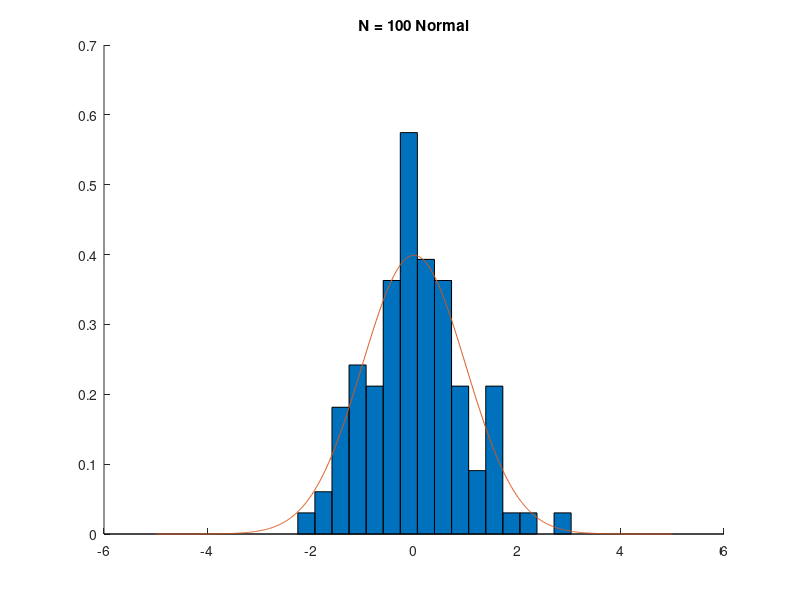
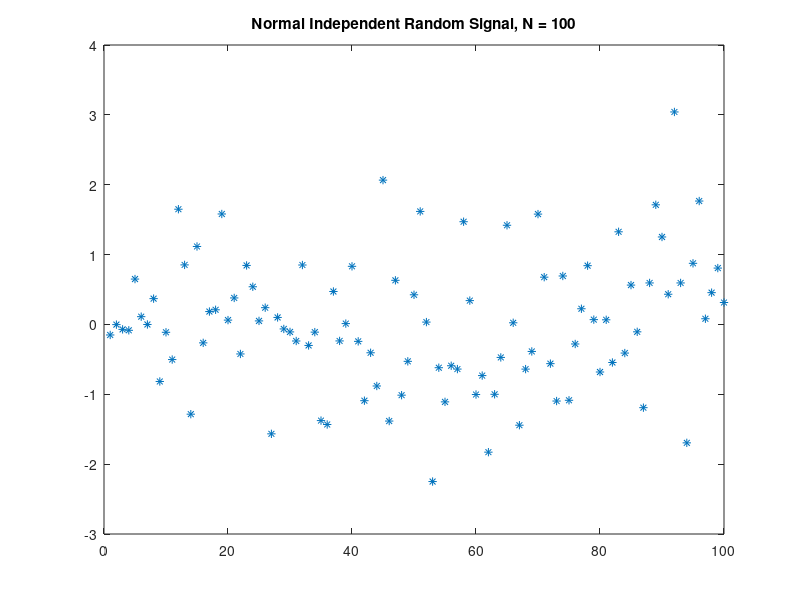
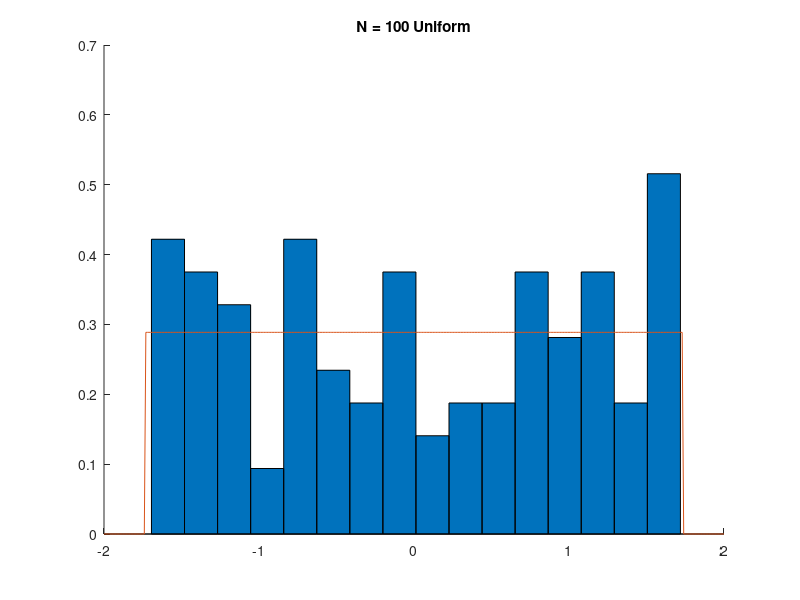
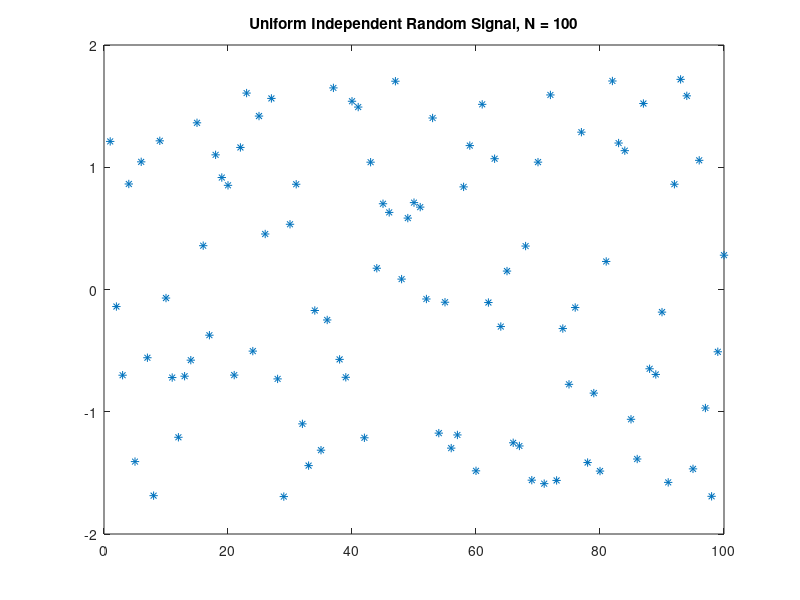

Here is the MATLAB script that generated these plots, in order:
%% Question 1.1
m = 0.95;
nb = 16;
p = 0.5;
sigma = sqrt(1 - (m^2));

for N = [100 4000]
    X_n = randn(N,1);
    X_u = 2*sqrt(3)*(rand(N,1)-0.5);
    X_s = randn(N,1)*sqrt(1-m*m)+m;
    k = find(rand(N,1)>0.5);
    X_s(k) = X_s(k) -2*m;
    
    %Plot normal distribution
    [n,b] = hist(X_n,nb);
    figure;
    hold on;
    bar(b,n/(b(2)-b(1))/sum(n),1);
    title(['N = ',num2str(N),' Normal']);
    x = -5:0.01:5;
    pdf_normal = 1/sqrt(2*pi)*exp(-0.5*x.^2);
    plot(x,pdf_normal);
    mean_normal = mean(X_n);
    std_normal = std(X_n);
    fprintf('The mean and standard deviation of the Normal R.V. at N = %d is: %f, %f\n',N, mean_normal, std_normal);
    
    figure;
    plot(1:N,X_n,'*');
    title(['Normal Independent Random Signal, N = ',num2str(N)]);
    
    %Plot uniform distribution
    [n,b] = hist(X_u,nb);
    figure;
    hold on;
    bar(b,n/(b(2)-b(1))/sum(n),1);
    title(['N = ',num2str(N),' Uniform']);
    x = -2:0.01:2;
    pdf_uniform = (1/(2*sqrt(3)))*(x >= -sqrt(3) & x <= sqrt(3));
    plot(x,pdf_uniform);
    mean_uniform = mean(X_u);
    std_uniform = std(X_u);
    fprintf('The mean and standard deviation of the Uniform R.V. at N = %d is: %f, %f\n',N, mean_uniform, std_uniform);
    
    figure;
    plot(1:N,X_u,'*');
    title(['Uniform Independent Random Signal, N = ',num2str(N)]);
        
    %Plot Symmetric Gaussian Mixture
    [n,b] = hist(X_s,nb);
    figure;
    hold on;
    bar(b,n/(b(2)-b(1))/sum(n),1);
    title(['N = ',num2str(N),' Symmetric']);
    x = -5:0.01:5;
    pdf1 = p*(1/sqrt(2*pi)/sigma*exp(-0.5*((x-m)/sigma).^2));
    pdf2 = (1-p)*(1/sqrt(2*pi)/sigma*exp(-0.5*((x+m)/sigma).^2));
    pdf_symmetric = pdf1 + pdf2;
    plot(x,pdf_symmetric);
    mean_symmetric = mean(X_s);
    std_symmetric = std(X_s);
    fprintf('The mean and standard deviation of the Uniform R.V. at N = %d is: %f, %f\n',N, mean_symmetric, std_symmetric);
    
    figure;
    plot(1:N,X_s,'*');
    title(['Symmetric Independent Random Signal, N = ',num2str(N)]);
end

%% Question 1.2
sigma1 = 2;
sigma2 = 5;
p = 0.9;

C = [sigma1^2, sigma1*sigma2*p;sigma1*sigma2*p, sigma2^2];

x = chol(C,'lower')*randn(2,200);

m = mean(x,2);
covariance = cov(x');
disp("The mean is: ");
disp(m);
disp("The covariance is: ");
disp(covariance);

figure;
hold on;
plot(x(1,:), x(2,:), '*');

P0 = 0.91;
theta = linspace(0,2*pi,100);
X = sqrt(-2*log(1-P0))*chol(C,'lower')*[cos(theta);sin(theta)] + m*ones(1,length(theta));

plot(X(1,:),X(2,:));
title('Joint Distribution with 91% Confidence Ellipse');